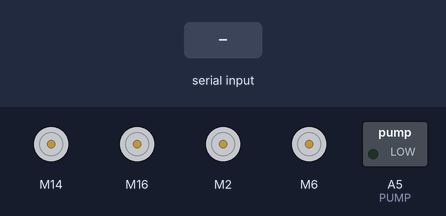
This sketch was run on a simulated Arduino Uno, built with avr-gcc and run on an emulated ATmega328P. Parts: 4 × DC motor (green arrow = forward, orange = backward, longer = faster), switched loads named in the sketch (green lamp = pin HIGH). Dashed ring = blinking. The inputs (shaded band) are chosen by the test bench.

Above: at 1.2 s.
1.3 s: "1\n" received over the second serial link
At 4.2 s:
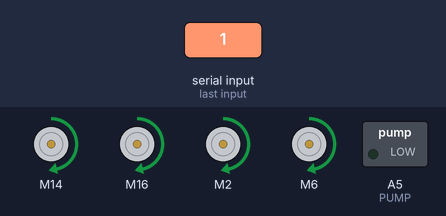
4.3 s: "2\n" received over the second serial link
At 6.2 s:
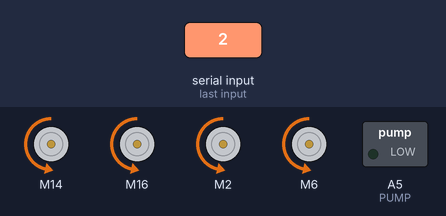
6.5 s: "3\n" received over the second serial link
At 7.7 s:
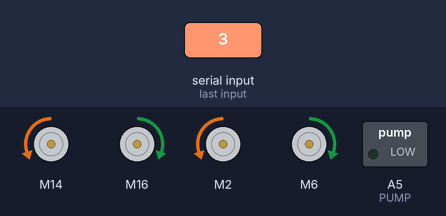
8.0 s: "4\n" received over the second serial link
At 9.1 s:
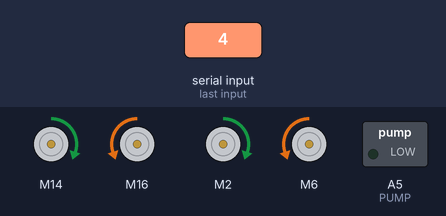
9.5 s: "5\n" received over the second serial link
At 10.67 s:
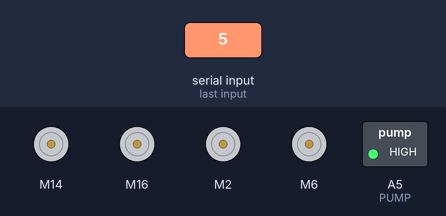
12.5 s: "0\n" received over the second serial link
At 14.0 s:
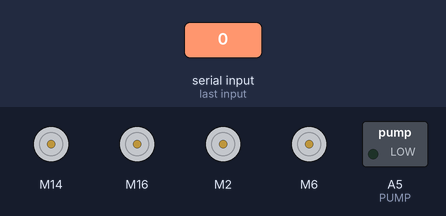
Timing chart, 0 to 15.2 s (numbered marks = the images above; inputs shaded):
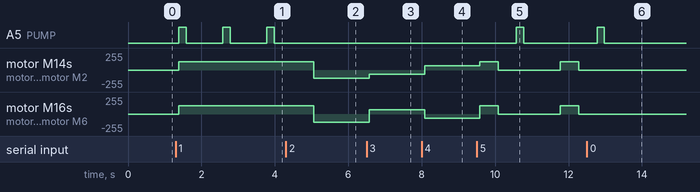

Measured:
- after the input at 1.3 s, A5 (PUMP): alternates HIGH for 0.20 s and LOW for 1.0 s, starting after 0.08 s; motor M14, motor M16, motor M2, motor M6: stopped → forward 125/255 after 0.08 s
- after the input at 4.3 s, A5 (PUMP): stops changing and stays LOW; motor M14, motor M16, motor M2, motor M6: forward 125/255 → backward 125/255 after 0.76 s
- after the input at 6.5 s, motor M14, motor M2: backward 125/255 → backward 62/255 after 0.08 s; motor M16, motor M6: backward 125/255 → forward 62/255 after 0.08 s
- after the input at 8.0 s, motor M14, motor M2: backward 62/255 → forward 62/255 after 0.08 s; motor M16, motor M6: forward 62/255 → backward 62/255 after 0.08 s
- after the input at 9.5 s, A5 (PUMP): LOW → HIGH after 1.1 s, → LOW 0.20 s later; motor M14, motor M16, motor M2, motor M6: alternates forward 125/255 for 0.50 s and stopped for 1.7 s, starting after 0.08 s
- after the input at 12.5 s, motor M14, motor M16, motor M2, motor M6: stays stopped (without the input it goes to forward 125/255 after 1.5 s)

The sketch:

leader_state_machine.ino
```cpp
/******************************************************************************
File Name: leader_state_machine.ino
Author: William Wang, Max Anderson

Description: This file contains the state machine that controls the leader
robot logic that leaves a trail for the tracker robot.

Dependencies:
TB6612 SparkFun Library
SoftwareSerial
******************************************************************************/

// Include the different libraries in the code
#include <SoftwareSerial.h>
#include <SparkFun_TB6612.h>

// Create a bluetooth object and variables to store data read from bluetooth
SoftwareSerial HM10(9, 12); // RX = 9, TX = 12
char bt_msg;               // stores message from bluetooth module
String cmd = "";           // command to send to motor driver

// Pins for all inputs, keep in mind the PWM defines must be on PWM pins
// NOTE: F stands for the front motor driver; B stands for the back motor driver
// NOTE: let's define the frame of reference to be looking from the back of the car
//       We will define the all the A pins to be associated with the left side motors,
//       and the right side motors will be defined with the B pins
// NOTE: Let's also have all the positive wires from the motors go into the 1 pins, and
//       the negative wires to go into the 2 pins
#define AIN1_F A0
#define AIN2_F A1
#define BIN1_F A2
#define BIN2_F A3
#define PWMA_F 10
#define PWMB_F 11
#define STBY_F A4

#define AIN1_B 2
#define AIN2_B 4
#define BIN1_B 6
#define BIN2_B 7
#define PWMA_B 3
#define PWMB_B 5
#define STBY_B 8

#define PUMP A5 //Pump is connected to A5
#define STRAIGHT_STEPS 5      // number of steps that the robot will go straight
#define CURVED_STEPS 10        // number of curved steps the robot will take

// Initialize the trailStep number -> Important for Autonomous trail creation.
int trailStep = 1;

// Define the default speed of the motors by using the PWM to get to 3.7 V
// TODO: Tune the motor speed to mimic our original testing case
#define DEFAULT_SPD 125

// Define the run times for the trail laying algorithm
#define STRAIGHT_TIME 500       // time the robot will go straight before stopping
#define CURVED_TIME 250         // the time the robot will turn before continuing to go straight

// Define the pump time used when releasing the VOC
#define PUMP_TIME 200

// these constants are used to allow you to make your motor configuration
// line up with function names like forward (i.e. if the motor is wired backwards
// then you can change the offset to flip the logic via software). Value can be 1 or -1
const int offsetA = 1;
const int offsetB = 1;

// Initializing motors.  The library will allow you to initialize as many
// motors as you have memory for.  If you are using functions like forward
// that take 2 motors as arguements you can either write new functions or
// call the function more than once.
Motor motorLeft_F  = Motor(AIN1_F, AIN2_F, PWMA_F, 1, STBY_F);
Motor motorRight_F = Motor(BIN1_F, BIN2_F, PWMB_F, 1, STBY_F);
Motor motorLeft_B  = Motor(AIN1_B, AIN2_B, PWMA_B, 1, STBY_B);
Motor motorRight_B = Motor(BIN1_B, BIN2_B, PWMB_B, 1, STBY_B);

// Initialize an enumeration to describe the different states for the motors
typedef enum{
   FORWARD,
   BACKWARD,
   LEFT,
   RIGHT,
   STOP,
   TRAIL,
   T_STR,
   T_CUR,
   T_S_FOR,
   T_C_FOR,
   T_LEF,
   FILL
} motorState;

// Initialize the state of the motor (STOP)
motorState currentState = STOP;

void setup()
{
   HM10.begin(9600); // set HM10 serial at 9600 baud rate
   HM10.println("Bluetooth connection established.");

   pinMode(PUMP, OUTPUT); //sets the digital pin as output
}

void loop()
{
   get_msg();
   motor_state_machine();

   // Test the condition of the pump
   if(currentState == FORWARD) {

      run_pump();

   }
}

// This function gets a message from the bluetooth module when available
void get_msg(){
    HM10.listen();  // listen the HM10 port
    if (HM10.available() > 0) {   // if HM10 sends something then read
        bt_msg = HM10.read();

        // check to make sure we are not reading a new line character
        if (bt_msg != '\n'){
            cmd = String(bt_msg);  // save the data in string format
            // print confirmation message and set current state
            HM10.print("The following command has been received: "); HM10.println(cmd);
            HM10.print("The current state is: ");
            set_current_state();
            HM10.println("");
        }

    }
}

// This function gets the current state information from the bluetooth module
void set_current_state(){
   // Obtains a message from the serial line and updates the state case / prints confirmation message to application
   if (cmd == "0"){
      currentState = STOP;
      HM10.println("STOP");
   }
   else if (cmd == "1"){
      currentState = FORWARD;
      HM10.println("FORWARD");
   }
   else if (cmd == "2"){
      currentState = BACKWARD;
      HM10.println("BACKWARD");
   }
   else if (cmd == "3"){
      currentState = LEFT;
      HM10.println("LEFT");
   }
   else if (cmd == "4"){
      currentState = RIGHT;
      HM10.println("RIGHT");
   }
   else if (cmd == "5"){
      currentState = TRAIL;         // the state used to perform the autonomous trail generation
      HM10.println("TRAIL");
   }
   else if (cmd == "6"){
      currentState = FILL;          // used to fill the VOC reservoir (water bottle), remember to reverse the polarity on the pump
      HM10.println("FILL");
   }
   else {
      HM10.println("INVALID INPUT");
   }
}

void motor_state_machine(){
   // TODO: Implement varying speeds into the state machines based on the joystick
   // Develop a simple state machine for the robot that controls the motors
   // with the following states: FORWARD, BACKWARD, LEFT, RIGHT, STOP
   // Autonomous States: TRAIL,T_STR, T_CUR, T_FOR, T_LEF
   switch(currentState)
   {
       case STOP:
         // both motors off and the robot is not moving
         brake(motorLeft_F, motorRight_F);
         brake(motorLeft_B, motorRight_B);
         break;

      case FORWARD:
         // moves the robot forward
         forward(motorLeft_F, motorRight_F, DEFAULT_SPD);
         forward(motorLeft_B, motorRight_B, DEFAULT_SPD);
         break;

      case BACKWARD:
         // moves the robot backward
         // TODO: figure out why robot will stall after a few seconds of running
         back(motorLeft_F, motorRight_F, DEFAULT_SPD);
         back(motorLeft_B, motorRight_B, DEFAULT_SPD);
         break;

      case LEFT:
         // turns the robot left
         // TODO: figure out why power is decreased for this condition
         left(motorLeft_F, motorRight_F, DEFAULT_SPD);
         left(motorLeft_B, motorRight_B, DEFAULT_SPD);
         break;

      case RIGHT:
         // turns the robot right
         // TODO: figure out why power is decreased for ths condition
         right(motorLeft_F, motorRight_F, DEFAULT_SPD);
         right(motorLeft_B, motorRight_B, DEFAULT_SPD);
         break;

      case TRAIL:
         // Begins the Autonomous Trail Creation

         currentState = T_STR;
         break;

      case T_STR:
         // allows the robot to travel straight for STRAIGHT_STEPS number of times

         if(trailStep <= STRAIGHT_STEPS) {
            currentState = T_S_FOR;
         } else {
            trailStep = 1;                // reset the step counter for curved section
            currentState = T_CUR;         // transitions the robot to turning steps
         }
         break;

      case T_CUR:
      // causes the robot to perform the curved section of the trail laying for CURVED_STEPS number of steps

      if(trailStep <= CURVED_STEPS) {
         currentState = T_C_FOR;
      } else {
         trailStep = 1;       // reset the trail step for the next trial
         currentState = STOP;
         HM10.println("Trail algorithm completed.");
      }
        break;

      case T_S_FOR:

         // moves the robot forward
         forward(motorLeft_F, motorRight_F, DEFAULT_SPD);
         forward(motorLeft_B, motorRight_B, DEFAULT_SPD);
         delay(STRAIGHT_TIME);

         // stop the robot
         brake(motorLeft_F, motorRight_F);
         brake(motorLeft_B, motorRight_B);
         delay(500);

         // release a set amount of VOC (amount specified in run_pump() function)
         run_pump();

         //Enumerates trailStep
         trailStep = trailStep + 1;

         //Changes motorState back to T_STR
         currentState = T_STR;

         break;

      case T_C_FOR:

         // moves the robot forward
         forward(motorLeft_F, motorRight_F, DEFAULT_SPD);
         forward(motorLeft_B, motorRight_B, DEFAULT_SPD);
         delay(STRAIGHT_TIME);

         // stop the robot
         brake(motorLeft_F, motorRight_F);
         brake(motorLeft_B, motorRight_B);
         delay(500);

         // release a set amount of VOC (amount specified in run_pump() function)
         run_pump();

         //Changes motorState to T_LEF (performs the turning)
         currentState = T_LEF;

         break;

      case T_LEF:

         //Turns robot left small amount
         left(motorLeft_F, motorRight_F, DEFAULT_SPD);
         left(motorLeft_B, motorRight_B, DEFAULT_SPD);
         delay(CURVED_TIME);

         // stop the robot
         brake(motorLeft_F, motorRight_F);
         brake(motorLeft_B, motorRight_B);
         delay(500);

         //Enumerates trailStep
         trailStep = trailStep + 1;

         //Changes motorState to T_CUR (reevaluate the curved state)
         currentState = T_CUR;

         break;

      case FILL:

        digitalWrite(PUMP,HIGH); //turns the pump on
        delay(1000);
        digitalWrite(PUMP,LOW);
        delay(200);

        break;

   }
}

// This function is used to release a set amount of VOC from the robot
void run_pump(){

   digitalWrite(PUMP,HIGH); //turns the pump on
   delay(PUMP_TIME);
   digitalWrite(PUMP,LOW);
   delay(1000);

}
```
